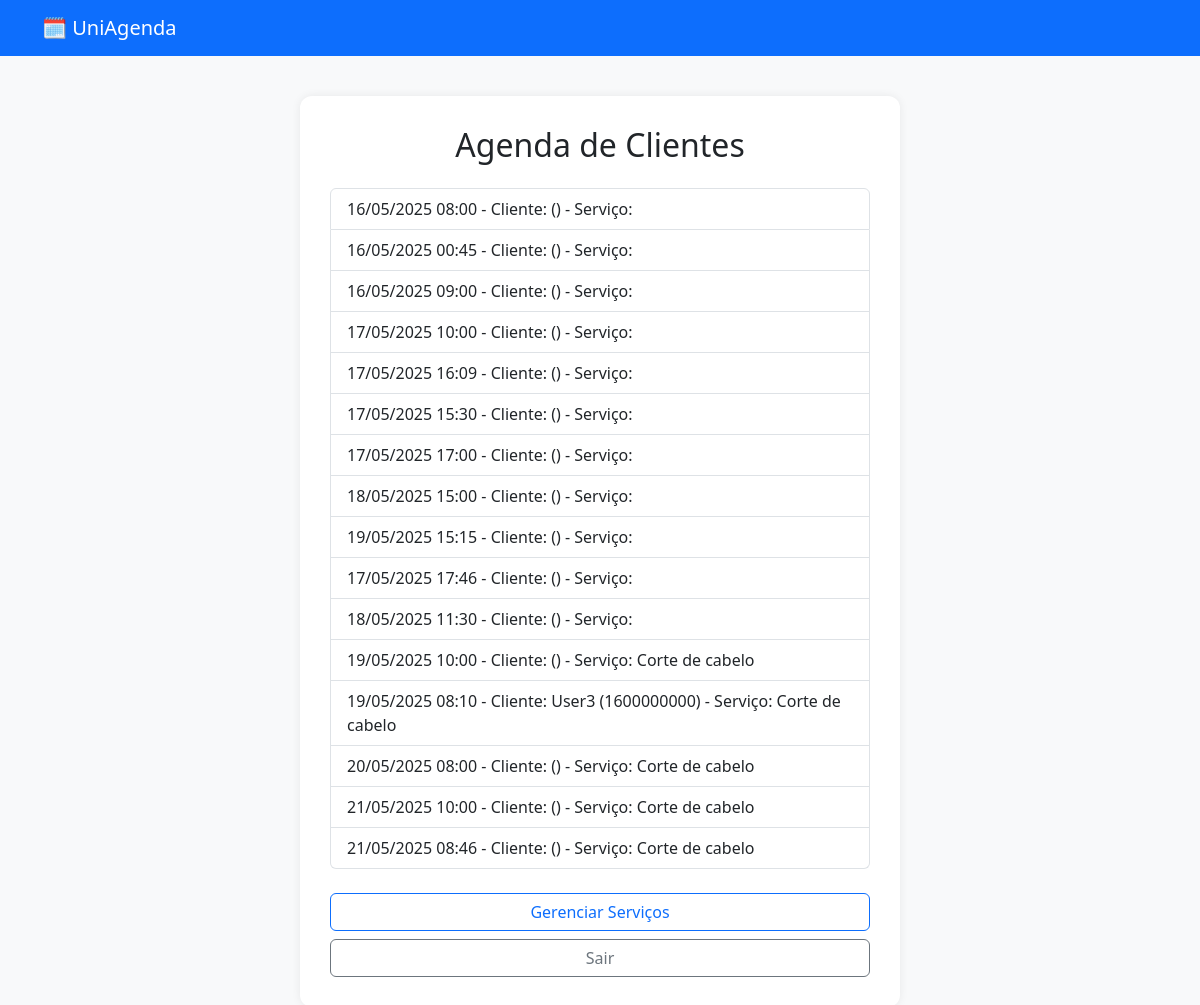
The page /dashboard (signed in) on the database its author committed.
### app/models.py (models this page shows)
class Appointment(db.Model):
    id = db.Column(db.Integer, primary_key=True)
    user_id = db.Column(db.Integer, db.ForeignKey('user.id'))
    user = db.relationship('User', backref='appointments')
    service_id = db.Column(db.Integer, db.ForeignKey('service.id'))
    service = db.relationship('Service')
    date = db.Column(db.String(10))
    time = db.Column(db.String(5))
    created_at = db.Column(db.DateTime, default=datetime.utcnow)

class Service(db.Model):
    id = db.Column(db.Integer, primary_key=True)
    name = db.Column(db.String(100), nullable=False)

class User(db.Model, UserMixin):
    id = db.Column(db.Integer, primary_key=True)
    full_name = db.Column(db.String(150))
    phone = db.Column(db.String(20))
    email = db.Column(db.String(150), unique=True)
    password = db.Column(db.String(150))
    is_admin = db.Column(db.Boolean, default=False)
    bloqueado = db.Column(db.Boolean, default=False)

### app/routes.py (the view)
@main.route('/dashboard')
@login_required
def dashboard():
    if current_user.is_admin:
        appointments = Appointment.query.all()
        services = Service.query.all()
        return render_template('admin_dashboard.html', appointments=appointments, services=services)
    else:
        appointments = Appointment.query.filter_by(user_id=current_user.id)
        return render_template('user_dashboard.html', appointments=appointments)

### app/__init__.py (called while the page is built)
def create_app():
    app = Flask(__name__)
    app.config['SECRET_KEY'] = 'chave_secreta_uniagenda'
    app.config['SQLALCHEMY_DATABASE_URI'] = 'sqlite:///../instance/uniagenda.sqlite'
    @app.template_filter('formata_data')
    def formata_data(data_iso):
        from datetime import datetime
        try:
            return datetime.strptime(data_iso, "%Y-%m-%d").strftime("%d/%m/%Y")
        except:
            return data_iso  # fallback
    app.config['MAIL_SERVER'] = 'smtp.gmail.com'
    app.config['MAIL_PORT'] = 587
    app.config['MAIL_USE_TLS'] = True
    app.config['MAIL_USERNAME'] = 'uniagendaunivesp@gmail.com'
    app.config['MAIL_PASSWORD'] = 'pwhhizzxfeqxwdiw'
    db.init_app(app)
    login_manager.init_app(app)
    mail.init_app(app)
    from .routes import main
    app.register_blueprint(main)
    with app.app_context():
        db.create_all()
    return app

### app/routes.py (called while the page is built)
@login_manager.user_loader
def load_user(user_id):
    return User.query.get(int(user_id))

### app/templates/admin_dashboard.html
{% extends "base.html" %}
{% block content %}
<h2 class="mb-4 text-center">Agenda de Clientes</h2>
<ul class="list-group">
    {% for a in appointments %}
    <li class="list-group-item">
        {{ a.date|formata_data }} {{ a.time }} - Cliente: {{ a.user.full_name }} ({{ a.user.phone }}) - Serviço: {{ a.service.name }}
    </li>
    {% endfor %}
</ul>
<div class="mt-4 d-grid gap-2">
  <a href="{{ url_for('main.servicos') }}" class="btn btn-outline-primary">Gerenciar Serviços</a>
  <a href="{{ url_for('main.logout') }}" class="btn btn-outline-secondary">Sair</a>
</div>
{% endblock %}

### app/templates/base.html (shortened to what this page needs)
<!DOCTYPE html>
<html lang="pt-br">
<head>
    <link href="https://cdn.jsdelivr.net/npm/bootstrap@5.3.0/dist/css/bootstrap.min.css" rel="stylesheet">
</head>
<body>
<nav class="navbar navbar-expand-lg navbar-dark bg-primary">
  <div class="container">
    <a class="navbar-brand" href="/">🗓️ UniAgenda</a>
  </div>
</nav>
<div class="container">
    <div class="container-main mx-auto">
        {% block content %}{% endblock %}
    </div>
</div>
</body>
</html>

### app/templates/base.html (style rules this page uses)
body { background-color: #f8f9fa; }
.container-main { max-width: 600px; margin-top: 40px; padding: 30px; background-color: white; border-radius: 12px; box-shadow: 0 0 10px rgba(0,0,0,0.07); }

### rows shown on the page
Appointment: date "16/05/2025", time "08:00"
Appointment: date "16/05/2025", time "00:45"
Appointment: date "16/05/2025", time "09:00"
Appointment: date "17/05/2025", time "10:00"
Appointment: date "17/05/2025", time "16:09"
Appointment: date "17/05/2025", time "15:30"
Appointment: date "17/05/2025", time "17:00"
Appointment: date "18/05/2025", time "15:00"
Appointment: date "19/05/2025", time "15:15"
Appointment: date "17/05/2025", time "17:46"
Appointment: date "18/05/2025", time "11:30"
Appointment: date "19/05/2025", time "10:00", service.name "Corte de cabelo"
Appointment: date "19/05/2025", time "08:10", user.full_name "User3", user.phone "1600000000", service.name "Corte de cabelo"
Appointment: date "20/05/2025", time "08:00", service.name "Corte de cabelo"
Appointment: date "21/05/2025", time "10:00", service.name "Corte de cabelo"
Appointment: date "21/05/2025", time "08:46", service.name "Corte de cabelo"
